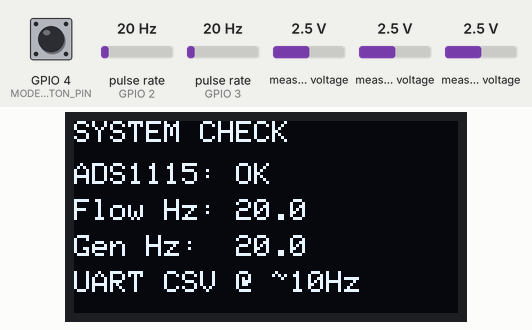
Bench run of a sketch on a simulated ESP32. Shown: 128×64 one-colour display. Wiring (inferred from the names in the program): 2 × pulse sensor: data GPIO 2 / data GPIO 3. The test bench sets the inputs (shaded band); at power-on: GPIO 4 (MODE_BUTTON_PIN) HIGH, measured voltage 2.5 V, pulse rate (sensors on GPIO 2, GPIO 3) 20 Hz.

Above: at 1.2 s.
1.3 s: GPIO 4 (MODE_BUTTON_PIN) pulled LOW for 0.15 s
At 2.7 s:
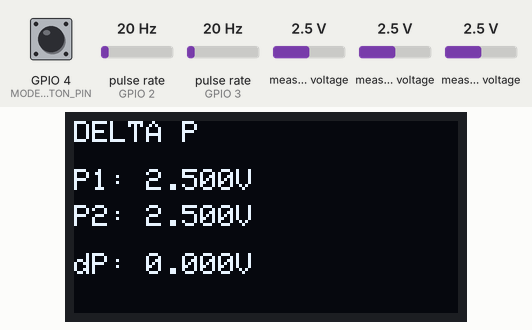
3.0 s: measured voltage (sensor 200) set to 0.1 V
At 3.9 s:
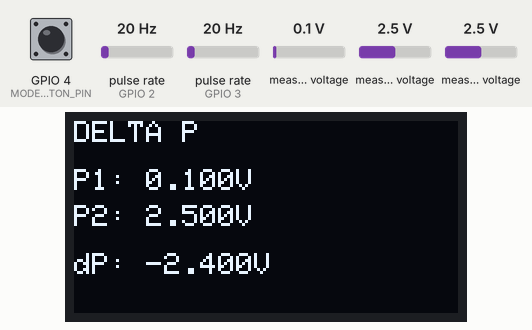
4.6 s: GPIO 4 (MODE_BUTTON_PIN) pulled LOW for 1 s
At 7.1 s:
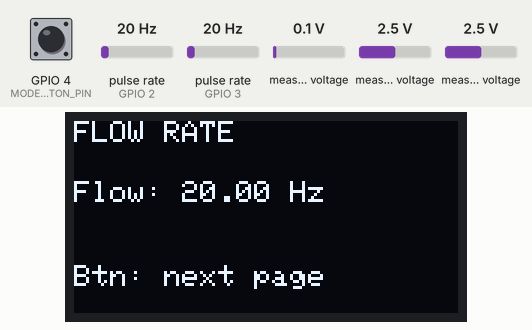
8.3 s: GPIO 4 (MODE_BUTTON_PIN) pulled LOW for 0.15 s
At 9.7 s:
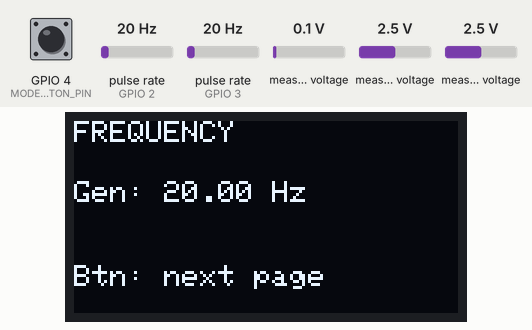
10.1 s: GPIO 4 (MODE_BUTTON_PIN) pulled LOW for 3.2 s
At 10.9 s:
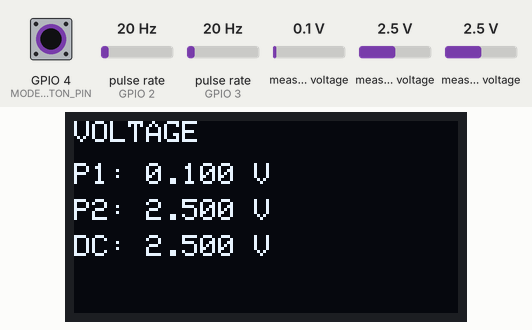
14.8 s: measured voltage (sensor 201) set to 0.1 V
At 15.6 s:
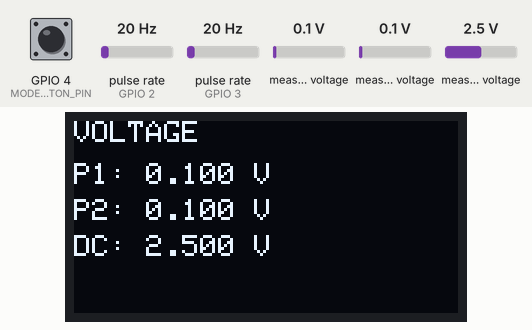
Timing chart, 0 to 17.3 s (numbered marks = the images above; inputs shaded):
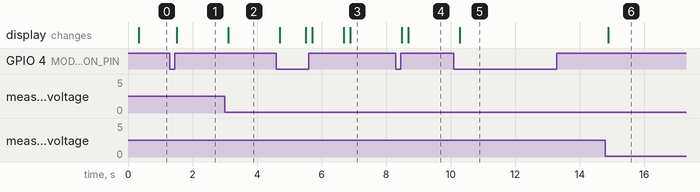

The sketch:

SensorMCU.ino
```cpp
#include <Wire.h>
#include <Adafruit_ADS1X15.h>
#include <Adafruit_GFX.h>
#include <Adafruit_SSD1306.h>

/*
  Sensor MCU firmware for Arduino Nano ESP32
  ------------------------------------------
  Reads:
    - ADS1115 A0: Pressure sensor P1 voltage (Grundfos RPS white wire)
    - ADS1115 A1: Pressure sensor P2 voltage (Grundfos RPS white wire)
    - ADS1115 A2: Rectified generator DC bus sense voltage (divider output, optional)
    - D2 interrupt: Allegro A1220 flow pulse input (10k pull-up required)
    - D3 interrupt: PC817 optocoupler pulse input for generator frequency

  Outputs over UART (Serial1 TX) at ~10 Hz:
    P1_voltage,P2_voltage,flow_hz,gen_freq_hz,dc_voltage
*/

static const uint8_t FLOW_PIN = 2;      // Nano ESP32 D2
static const uint8_t GEN_FREQ_PIN = 3;  // Nano ESP32 D3
static const uint8_t MODE_BUTTON_PIN = 4; // Nano ESP32 D4, momentary to GND
static const uint32_t UART_BAUD = 115200;
static const uint32_t SAMPLE_INTERVAL_MS = 100; // ~10 Hz
static const uint32_t DISPLAY_INTERVAL_MS = 200; // 5 Hz
static const uint32_t DEBOUNCE_DELAY_MS = 40;

Adafruit_ADS1115 ads;
Adafruit_SSD1306 display(128, 64, &Wire, -1);

volatile uint32_t flowPulseCount = 0;
volatile uint32_t genPulseCount = 0;

uint32_t lastSampleMs = 0;
uint32_t lastFlowCount = 0;
uint32_t lastGenCount = 0;
uint32_t lastDisplayMs = 0;

bool adsReady = false;
bool displayReady = false;
float p1Voltage = 0.0f;
float p2Voltage = 0.0f;
float dcVoltage = 0.0f;
float flowHz = 0.0f;
float genFreqHz = 0.0f;

enum DisplayPage {
  PAGE_SYSTEM_CHECK = 0,
  PAGE_DELTA_P,
  PAGE_FLOW,
  PAGE_FREQUENCY,
  PAGE_VOLTAGE,
  PAGE_RESISTANCE,
  PAGE_COUNT
};
DisplayPage currentPage = PAGE_SYSTEM_CHECK;

bool lastButtonState = HIGH;
uint32_t lastButtonEdgeMs = 0;

void IRAM_ATTR onFlowPulse() {
  flowPulseCount++;
}

void IRAM_ATTR onGenPulse() {
  genPulseCount++;
}

void handleModeButton() {
  bool currentState = digitalRead(MODE_BUTTON_PIN);
  if (currentState != lastButtonState && (millis() - lastButtonEdgeMs) > DEBOUNCE_DELAY_MS) {
    lastButtonEdgeMs = millis();
    lastButtonState = currentState;
    if (currentState == LOW) {
      currentPage = (DisplayPage)((currentPage + 1) % PAGE_COUNT);
    }
  }
}

void drawStatusDisplay() {
  if (!displayReady) return;

  float dP = p1Voltage - p2Voltage;
  display.clearDisplay();
  display.setTextColor(SSD1306_WHITE);
  display.setTextSize(1);

  switch (currentPage) {
    case PAGE_SYSTEM_CHECK:
      display.setCursor(0, 0);
      display.print("SYSTEM CHECK");
      display.setCursor(0, 14);
      display.print("ADS1115: ");
      display.print(adsReady ? "OK" : "ERR");
      display.setCursor(0, 26);
      display.print("Flow Hz: ");
      display.print(flowHz, 1);
      display.setCursor(0, 38);
      display.print("Gen Hz:  ");
      display.print(genFreqHz, 1);
      display.setCursor(0, 50);
      display.print("UART CSV @ ~10Hz");
      break;
    case PAGE_DELTA_P:
      display.setCursor(0, 0);
      display.print("DELTA P");
      display.setCursor(0, 16);
      display.print("P1: ");
      display.print(p1Voltage, 3);
      display.print("V");
      display.setCursor(0, 28);
      display.print("P2: ");
      display.print(p2Voltage, 3);
      display.print("V");
      display.setCursor(0, 44);
      display.print("dP: ");
      display.print(dP, 3);
      display.print("V");
      break;
    case PAGE_FLOW:
      display.setCursor(0, 0);
      display.print("FLOW RATE");
      display.setCursor(0, 20);
      display.print("Flow: ");
      display.print(flowHz, 2);
      display.print(" Hz");
      display.setCursor(0, 48);
      display.print("Btn: next page");
      break;
    case PAGE_FREQUENCY:
      display.setCursor(0, 0);
      display.print("FREQUENCY");
      display.setCursor(0, 20);
      display.print("Gen: ");
      display.print(genFreqHz, 2);
      display.print(" Hz");
      display.setCursor(0, 48);
      display.print("Btn: next page");
      break;
    case PAGE_VOLTAGE:
      display.setCursor(0, 0);
      display.print("VOLTAGE");
      display.setCursor(0, 14);
      display.print("P1: ");
      display.print(p1Voltage, 3);
      display.print(" V");
      display.setCursor(0, 26);
      display.print("P2: ");
      display.print(p2Voltage, 3);
      display.print(" V");
      display.setCursor(0, 38);
      display.print("DC: ");
      display.print(dcVoltage, 3);
      display.print(" V");
      break;
    case PAGE_RESISTANCE:
      display.setCursor(0, 0);
      display.print("RESISTANCE");
      display.setCursor(0, 18);
      display.print("R load is set on");
      display.setCursor(0, 30);
      display.print("DL24 (not sensed");
      display.setCursor(0, 42);
      display.print("by this Nano MCU)");
      break;
    default:
      break;
  }

  display.display();
}

void setup() {
  pinMode(FLOW_PIN, INPUT_PULLUP);
  pinMode(GEN_FREQ_PIN, INPUT_PULLUP);
  pinMode(MODE_BUTTON_PIN, INPUT_PULLUP);

  Wire.begin();             // Nano ESP32 default SDA/SCL pins
  Serial.begin(115200);     // USB serial for debug
  Serial1.begin(UART_BAUD); // UART TX to Teensy Serial1 RX

  adsReady = ads.begin(0x48);
  if (!adsReady) {
    Serial.println("ERROR: ADS1115 not found at 0x48");
  } else {
  // ±6.144V range; ADS1115 LSB size is 0.1875mV at this gain.
  ads.setGain(GAIN_TWOTHIRDS);
  }

  displayReady = display.begin(SSD1306_SWITCHCAPVCC, 0x3C);
  if (!displayReady) {
    Serial.println("WARN: Display not detected at 0x3C");
  } else {
    display.clearDisplay();
    display.display();
  }

  attachInterrupt(digitalPinToInterrupt(FLOW_PIN), onFlowPulse, RISING);
  attachInterrupt(digitalPinToInterrupt(GEN_FREQ_PIN), onGenPulse, RISING);

  lastSampleMs = millis();
  lastDisplayMs = millis();
}

void loop() {
  handleModeButton();

  uint32_t now = millis();
  uint32_t elapsedMs = now - lastSampleMs;
  if (elapsedMs < SAMPLE_INTERVAL_MS) {
    if ((now - lastDisplayMs) >= DISPLAY_INTERVAL_MS) {
      drawStatusDisplay();
      lastDisplayMs = now;
    }
    return;
  }

  if (adsReady) {
    int16_t rawP1 = ads.readADC_SingleEnded(0);
    int16_t rawP2 = ads.readADC_SingleEnded(1);
    int16_t rawDc = ads.readADC_SingleEnded(2);
    p1Voltage = ads.computeVolts(rawP1);
    p2Voltage = ads.computeVolts(rawP2);
    dcVoltage = ads.computeVolts(rawDc);
  } else {
    p1Voltage = 0.0f;
    p2Voltage = 0.0f;
    dcVoltage = 0.0f;
  }

  uint32_t flowCountSnapshot;
  uint32_t genCountSnapshot;
  noInterrupts();
  flowCountSnapshot = flowPulseCount;
  genCountSnapshot = genPulseCount;
  interrupts();

  float dt = ((float)elapsedMs) / 1000.0f;
  if (dt <= 0.0f) {
    lastSampleMs = now;
    return;
  }
  flowHz = (flowCountSnapshot - lastFlowCount) / dt;
  genFreqHz = (genCountSnapshot - lastGenCount) / dt;

  lastFlowCount = flowCountSnapshot;
  lastGenCount = genCountSnapshot;
  lastSampleMs = now;

  Serial1.print(p1Voltage, 4);
  Serial1.print(",");
  Serial1.print(p2Voltage, 4);
  Serial1.print(",");
  Serial1.print(flowHz, 3);
  Serial1.print(",");
  Serial1.print(genFreqHz, 3);
  Serial1.print(",");
  Serial1.println(dcVoltage, 4);

  if ((now - lastDisplayMs) >= DISPLAY_INTERVAL_MS) {
    drawStatusDisplay();
    lastDisplayMs = now;
  }
}
```

Measured:
- after the input at 1.3 s, the display: changes after 0.21 s (image 1)
- after the input at 3.0 s, the display: changes after 0.11 s (image 2)
- after the input at 4.6 s, the display: changes after 0.11 s (image 3)
- after the input at 8.3 s, the display: first changes after 0.18 s (image 4 shows a later state)
- after the input at 10.1 s, the display: changes after 0.18 s (image 5)
- after the input at 14.8 s, the display: changes after 0.08 s (image 6)
